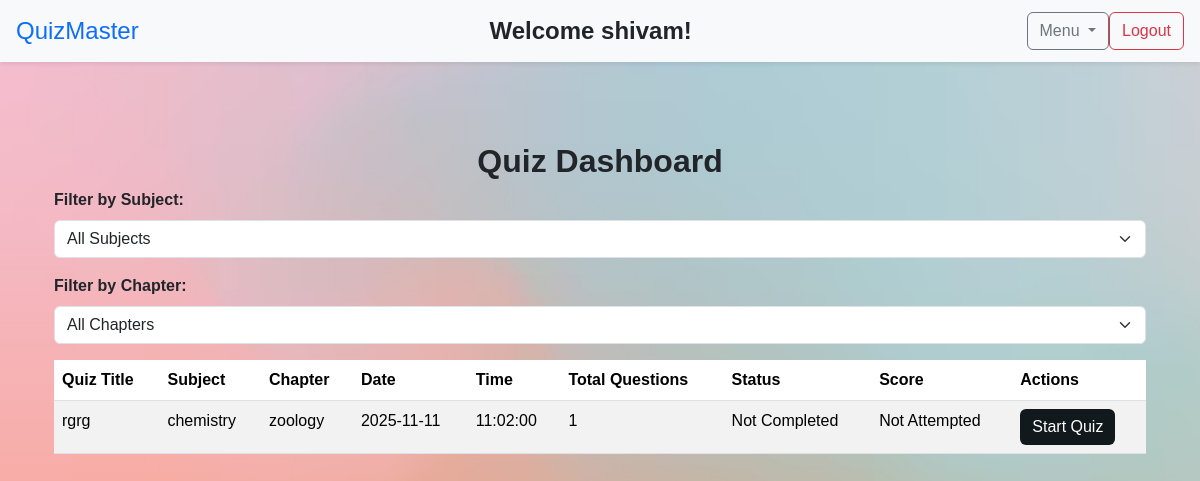
The app's page /view_quiz (signed in), older data.
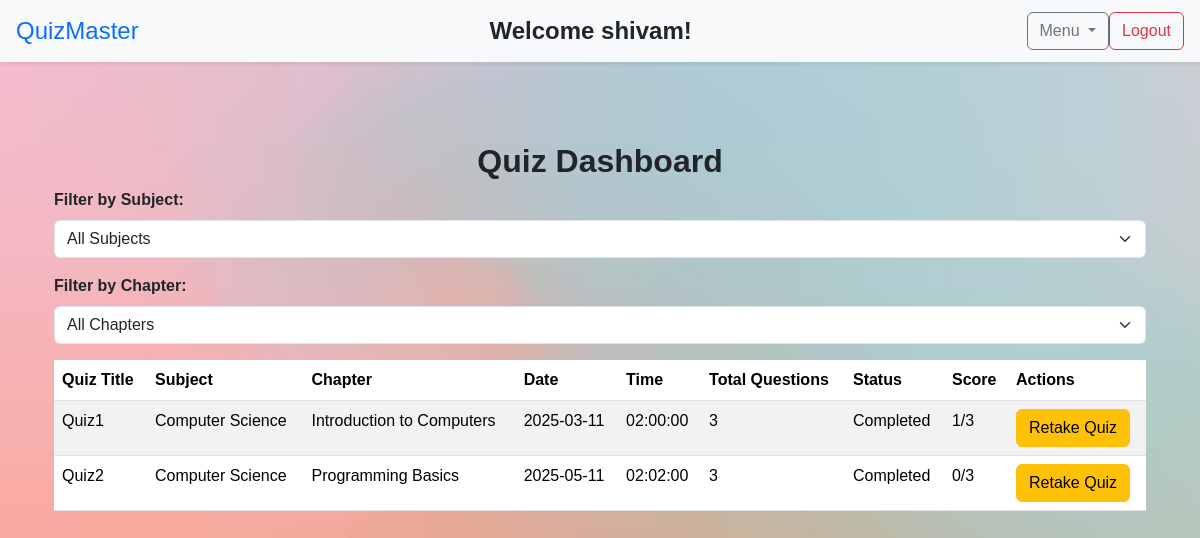
The same page, newer data.
### models/quiz.py (models this page shows)
class Quiz(db.Model):
    id = db.Column(db.Integer, primary_key=True)
    quiz_title = db.Column(db.String(100), nullable=False)
    chapter_id = db.Column(db.Integer, db.ForeignKey('chapter.id'), nullable=False)
    date_of_quiz = db.Column(db.Date, nullable=False)
    time_of_quiz = db.Column(db.Time, nullable=False)
    remarks = db.Column(db.String(1000), nullable=False)
    duration = db.Column(db.Integer, nullable=False)
    chapter = db.relationship('Chapter', back_populates='quizzes')
    questions = db.relationship('Question', back_populates='quiz', cascade="all, delete-orphan")
    scores = db.relationship('Score', back_populates='quiz', cascade="all, delete-orphan")

### models/subject.py (models this page shows)
class Subject(db.Model):
    id = db.Column(db.Integer, primary_key=True)
    subject_name = db.Column(db.String(100), nullable=False)
    chapters = db.relationship('Chapter', back_populates='subject', cascade="all, delete-orphan")

### models/chapter.py (models this page shows)
class Chapter(db.Model):
    id = db.Column(db.Integer, primary_key=True)
    chapter_name = db.Column(db.String(100), nullable=False)
    subject_id = db.Column(db.Integer, db.ForeignKey('subject.id'), nullable=False)
    chapter_description = db.Column(db.String(300), nullable=False)
    subject = db.relationship('Subject', back_populates='chapters')
    quizzes = db.relationship('Quiz', back_populates='chapter', cascade="all, delete-orphan")

### models/score.py (models this page shows)
class Score(db.Model):
    id = db.Column(db.Integer, primary_key=True)
    user_id = db.Column(db.Integer, db.ForeignKey('user.id'), nullable=False) #on
    quiz_id = db.Column(db.Integer, db.ForeignKey('quiz.id'), nullable=False)
    time_taken = db.Column(db.Time, nullable=False)
    total_score = db.Column(db.Integer, nullable=False)
    completed = db.Column(db.Boolean, default=False) #whenever user attempts a quiz set to true
    user = db.relationship('User', back_populates='scores')
    quiz = db.relationship('Quiz', back_populates='scores')

### controllers/user.py (the view, shortened to what this page needs)
@user_bp.route('/view_quiz', methods=['GET', 'POST'])
@login_required
def view_quiz():
    subjects = Subject.query.all()
    chapters = Chapter.query.all()
    query = Quiz.query.join(Chapter).join(Subject)
    quizzes = query.filter(Quiz.questions.any()).all()
    return render_template('user/view_quiz.html', subjects=subjects, chapters=chapters, quizzes=quizzes, user=current_user)

### app.py (called while the page is built)
def create_app():
    app = Flask(__name__)
    app.config['SECRET_KEY'] = 'app123'
    app.config['SQLALCHEMY_DATABASE_URI'] = 'sqlite:///mentiquiz.db'
    app.config['SQLALCHEMY_TRACK_MODIFICATIONS'] = False
    app.config['CHART_FOLDER'] = os.path.join(app.root_path, 'static', 'charts')
    os.makedirs(app.config['CHART_FOLDER'], exist_ok=True)
    db.init_app(app)
    login_manager = LoginManager()
    login_manager.init_app(app)
    login_manager.login_view = "auth.login"  # Use 'auth.login' (Correct blueprint route)
    @login_manager.user_loader
    def load_user(user_id):
        return db.session.get(User,int(user_id))  #  Corrected get function
    app.register_blueprint(auth_bp)
    app.register_blueprint(admin_bp)
    app.register_blueprint(user_bp)
    with app.app_context():
        db.create_all()
        create_admin()
    return app

### templates/user/view_quiz.html (shortened to what this page needs)
{% extends "base_user.html" %}
{% block navbar_user %}
{% include "navbar_user.html" %}
{% endblock %}
{% block content %}
<div class="container">
    <h2 class="mt-4 text-center fw-bold text-dark">Quiz Dashboard</h2>
    <div class="container-quiz">
    <div class="mb-3">
        <label for="subjectSelect" class="form-label fw-bold text-dark">Filter by Subject:</label>
        <select id="subjectSelect" class="form-select" onchange="filterQuizzes()">
            <option value="">All Subjects</option>
        </select>
    </div>
    <div class="mb-3">
        <label for="chapterSelect" class="form-label fw-bold text-dark">Filter by Chapter:</label>
        <select id="chapterSelect" class="form-select" onchange="filterQuizzes()">
            <option value="">All Chapters</option>
        </select>
    </div>
    {% if not quizzes %}
    <div class="container text-center">
        <h2 class="mt-4">Quizzes Coming Soon!</h2>
        <p class="lead">No quizzes available at the moment. Please check back soon!</p>
    </div>
    {% else %}
    <table class="table table-striped">
        <thead>
            <tr>
                <th>Quiz Title</th>
                <th>Subject</th>
                <th>Chapter</th>
                <th>Date</th>
                <th>Time</th>
                <th>Total Questions</th>
                <th>Status</th>
                <th>Score</th>
                <th>Actions</th>
            </tr>
        </thead>
        <tbody id="quizTableBody">
        {% for quiz in quizzes %}
            <tr data-subject="{{ quiz.chapter.subject.id }}" data-chapter="{{ quiz.chapter.id }}">
                <td>{{ quiz.quiz_title }}</td>
                <td>{{ quiz.chapter.subject.subject_name }}</td>
                <td>{{ quiz.chapter.chapter_name }}</td>
                <td>{{ quiz.date_of_quiz }}</td>
                <td>{{ quiz.time_of_quiz }}</td>
                <td>{{ quiz.questions | length }}</td>
                {% if quiz.scores %}
                <td>Completed</td>
                {% else %}
                <td>Not Completed</td>
                {% endif %}
                {% if quiz.scores %}
                {% for score in quiz.scores %}
                {% if loop.last %}
                <td>{{ score.total_score }}/{{ quiz.questions | length }}</td>
                {% endif %}
                {% endfor %}
                {% else %}
                <td>Not Attempted</td>
                {% endif %}
                <td>
                    {% if quiz.scores %}
                    <a href="{{ url_for('user.quiz_start', quiz_id=quiz.id) }}" class="btn btn-warning">Retake Quiz</a>
                    {% else %}
                    <a href="{{ url_for('user.quiz_start', quiz_id=quiz.id) }}" class="btn btn-primary">Start Quiz</a>
                    {% endif %}
                </td>
            </tr>
        {% endfor %}
        </tbody>
    </table>
    {% endif %}
    </div>
</div>
{% endblock %}

Row changes from the older to the newer data that the page shows:
changed Quiz: quiz_title "rgrg" → "Quiz1"; chapter.subject.subject_name "chemistry" → "Computer Science"; chapter.chapter_name "zoology" → "Introduction to Computers"; date_of_quiz "2025-11-11" → "2025-03-11"; time_of_quiz "11:02:00" → "02:00:00"; questions|length "1" → "3"; text "Not Completed Not Attempted Start Quiz" → "Completed Retake Quiz"
added Score: total_score "1", questions|length "3", shown under Quiz "Quiz1"
now on this page (row edited): Quiz: quiz_title "Quiz2", chapter.subject.subject_name "Computer Science", chapter.chapter_name "Programming Basics", date_of_quiz "2025-05-11", time_of_quiz "02:02:00", questions|length "3", shows "Completed"
added Score: total_score "0", questions|length "3", shown under "Quiz2"
